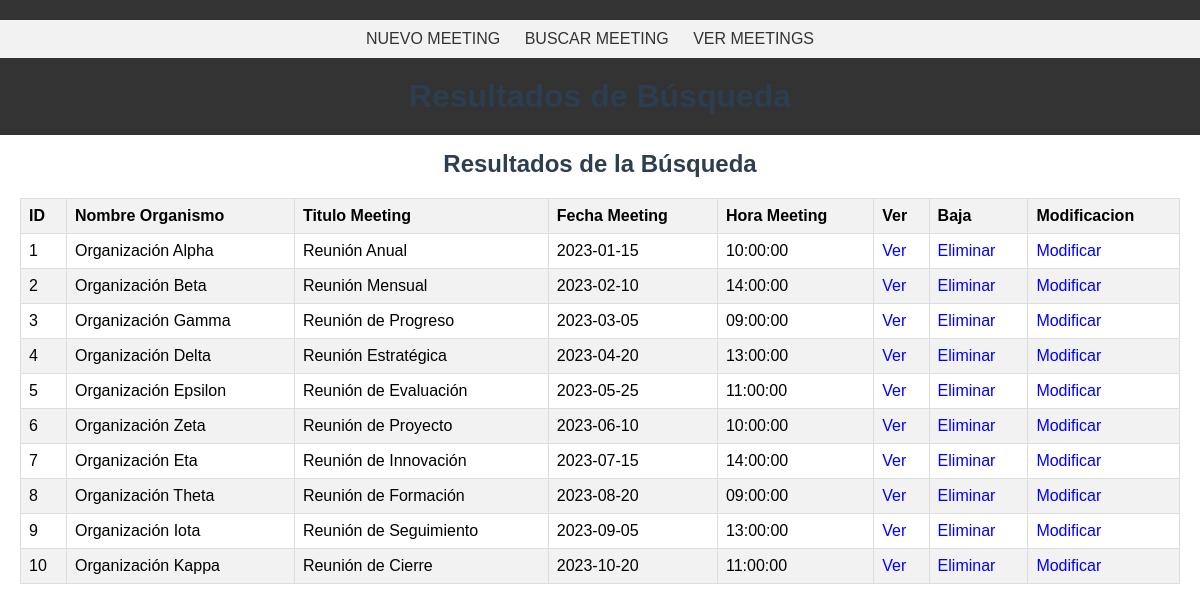
/search_results.php, run on the app's committed database.
### tables this page shows
CREATE TABLE minutas (
    id INT AUTO_INCREMENT PRIMARY KEY,
    orgName VARCHAR(255),
    meetingTitle VARCHAR(255),
    meetingDate DATE,
    meetingTime TIME,
    meetingPlace VARCHAR(255),
    facilitator VARCHAR(255),
    secretary VARCHAR(255),
    attendees TEXT,
    absentees TEXT,
    guests TEXT,
    agenda TEXT,
    discussion TEXT,
    newTopics TEXT,
    nextMeeting TEXT,
    closingTime TIME,
    closingRemarks TEXT
);

### utils.php (called while the page is built)
<?php
function get_params($key)
{
    return $_POST[$key] ?? $_GET[$key] ?? $_SERVER[$key] ?? null;
}

### views/lista-minutas.view.php (the view, shortened to what this page needs)
<?php require("parts/head.view.php") ?>
<body>
<header>
    <?php require("parts/nav.view.php") ?>
    <h1>Resultados de Búsqueda</h1>
</header>
<main>
    <h2>Resultados de la Búsqueda</h2>
    <table>
        <thead>
            <tr>
                <th>ID</th>
                <th>Nombre Organismo</th>
                <th>Titulo Meeting</th>
                <th>Fecha Meeting</th>
                <th>Hora Meeting</th>
                <th>Ver</th>
                <th>Baja</th>
                <th>Modificacion</th>
            </tr>
        </thead>
        <tbody>
            <?php while ($row = $stmt->fetch(PDO::FETCH_ASSOC)) : ?>
                <tr>
                    <td><?= htmlspecialchars($row['id']) ?></td>
                    <td><?= htmlspecialchars($row['orgName']) ?></td>
                    <td><?= htmlspecialchars($row['meetingTitle']) ?></td>
                    <td><?= htmlspecialchars($row['meetingDate']) ?></td>
                    <td><?= htmlspecialchars($row['meetingTime']) ?></td>
                    <td><a href="/ver.php?id_meeting=<?= htmlspecialchars($row['id']) ?>">Ver</a></td>
                    <td><a href="/baja.php?id_meeting=<?= htmlspecialchars($row['id']) ?>">Eliminar</a></td>
                    <td><a href="/update.php?id_meeting=<?= htmlspecialchars($row['id']) ?>">Modificar</a></td>
                </tr>
            <?php endwhile; ?>
        </tbody>
    </table>
</main>
</body>
</html>

### search_results.php (shortened to what this page needs)
<?php
require_once("utils.php");
if (get_params("REQUEST_METHOD") == "GET") {
    $search_query = get_params("search_query") !== null ? htmlspecialchars(get_params("search_query")) : "";
    try {
        $conn = new PDO("mysql:host=$servername;dbname=$dbname", $username, $password);
        $conn->setAttribute(PDO::ATTR_ERRMODE, PDO::ERRMODE_EXCEPTION);
        $stmt = $conn->prepare("SELECT * FROM minutas WHERE meetingTitle LIKE :search_query");
        $stmt->bindValue(':search_query', '%' . $search_query . '%', PDO::PARAM_STR);
        $stmt->execute();
        require("./views/lista-minutas.view.php");
    } catch(PDOException $e) {
        echo "Error: " . $e->getMessage();
    }
}
?>

### views/parts/head.view.php (shortened to what this page needs)
<!DOCTYPE html>
<html lang="es">
<head>
    <link rel="stylesheet" href="../styles/styles.css">
</head>

### views/parts/nav.view.php
<nav>
    <ul>
        <li><a href="/views/nuevo.meeting.view.php">NUEVO MEETING</a></li>
        <li><a href="/index.php">BUSCAR MEETING</a></li>
        <li><a href="/search_results.php?search_query=">VER MEETINGS</a></li>
    </ul>
</nav>

### styles/styles.css (style rules this page uses)
body { font-family: Arial, sans-serif; margin: 20px; position: relative; }
header { background-color: #333; color: #fff; padding: 20px 0; text-align: center; margin-bottom: 20px; position: fixed; top: 0; left:0; width: 100vw; }
main { margin-top: 150px; }
header h1 { margin: 0; }
h1, h2, h3 { color: #2c3e50; text-align: center; }
nav { background-color: #f2f2f2; padding: 10px 20px; margin-bottom: 20px; }
nav ul { list-style-type: none; margin: 0; padding: 0; }
nav li { display: inline; margin-right: 20px; }
nav a { text-decoration: none; color: #333; }
table { width: 100%; border-collapse: collapse; margin-bottom: 20px; }
th, td { border: 1px solid #dddddd; text-align: left; padding: 8px; }
th { background-color: #f2f2f2; }
tr:nth-child(even) { background-color: #f2f2f2; }
a { text-decoration: none; color: blue; }

### data on the page
minutas: id "1", orgName "Organización Alpha", meetingTitle "Reunión Anual", meetingDate "2023-01-15", meetingTime "10:00:00"
minutas: id "2", orgName "Organización Beta", meetingTitle "Reunión Mensual", meetingDate "2023-02-10", meetingTime "14:00:00"
minutas: id "3", orgName "Organización Gamma", meetingTitle "Reunión de Progreso", meetingDate "2023-03-05", meetingTime "09:00:00"
minutas: id "4", orgName "Organización Delta", meetingTitle "Reunión Estratégica", meetingDate "2023-04-20", meetingTime "13:00:00"
minutas: id "5", orgName "Organización Epsilon", meetingTitle "Reunión de Evaluación", meetingDate "2023-05-25", meetingTime "11:00:00"
minutas: id "6", orgName "Organización Zeta", meetingTitle "Reunión de Proyecto", meetingDate "2023-06-10", meetingTime "10:00:00"
minutas: id "7", orgName "Organización Eta", meetingTitle "Reunión de Innovación", meetingDate "2023-07-15", meetingTime "14:00:00"
minutas: id "8", orgName "Organización Theta", meetingTitle "Reunión de Formación", meetingDate "2023-08-20", meetingTime "09:00:00"
minutas: id "9", orgName "Organización Iota", meetingTitle "Reunión de Seguimiento", meetingDate "2023-09-05", meetingTime "13:00:00"
minutas: id "10", orgName "Organización Kappa", meetingTitle "Reunión de Cierre", meetingDate "2023-10-20", meetingTime "11:00:00"
